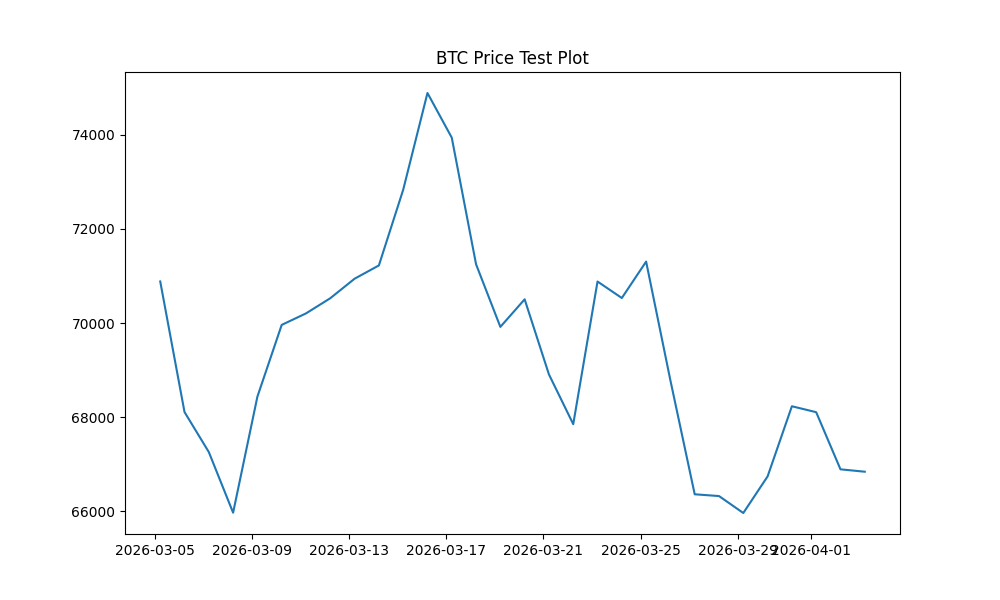

Here is the Python script that generated this plot:
#!/usr/bin/env python3
"""
Test script for the new plot comparison feature
"""
import sys
import os
sys.path.append(os.path.dirname(os.path.abspath(__file__)))

from data.data_fetcher import DataFetcher
from models.price_predictor import PricePredictor
import matplotlib.pyplot as plt
import pandas as pd

def test_plot_functionality():
    """Test the plot generation functionality"""
    print("Testing plot functionality...")

    # Test with BTC
    coin = 'BTC'
    fetcher = DataFetcher()
    predictor = PricePredictor(coin)

    # Get data
    data = fetcher.prepare_data_for_model(coin)
    if data is None or len(data) < 100:
        print("Insufficient data for testing")
        return

    print(f"Data shape: {data.shape}")
    print(f"Columns: {list(data.columns)}")

    # Load model
    if not predictor.load_model():
        print("No trained model found")
        return

    # Test prediction
    prediction = predictor.predict(data)
    print(f"Prediction result: {prediction}")

    # Test basic plotting
    plt.figure(figsize=(10, 6))
    plt.plot(data['Date'].tail(30), data['Close'].tail(30))
    plt.title(f'{coin} Price Test Plot')
    plt.savefig('test_plot.png')
    plt.close()

    print("Plot test completed successfully!")
    print("New plot endpoint should work at: /api/plot/<coin>?days=30")

if __name__ == "__main__":
    test_plot_functionality()
